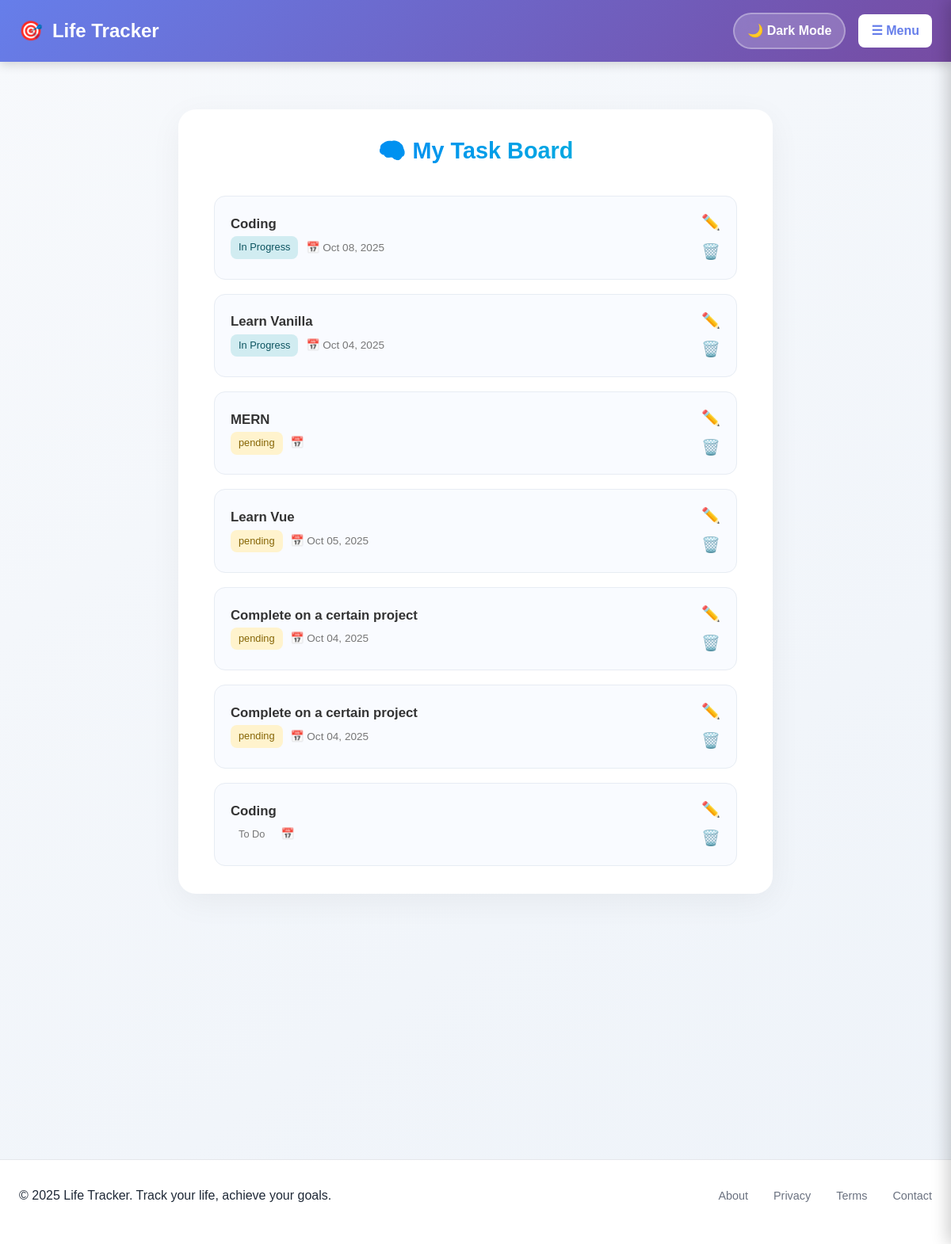
/tasks/, run on the app's committed database.
### tracker/models.py (models this page shows, shortened)
class Task(models.Model):
    STATUS_CHOICES = [
        ('todo', 'To Do'),
        ('in_progress', 'In Progress'),
        ('done', 'Done'),
    ]
    title = models.CharField(max_length=200)
    due_date = models.DateField(null=True, blank=True)
    completed = models.BooleanField(default=False)
    created_at = models.DateTimeField(auto_now_add=True)
    category = models.ForeignKey('Category', on_delete=models.SET_NULL, null=True, blank=True)
    status = models.CharField(max_length=20, choices=STATUS_CHOICES, default='todo')
    order = models.IntegerField(default=0)

### tracker/views.py (the view)
# urls.py: path('tasks/', views.tasks, name='tasks'),
def tasks(request):
    tasks = Task.objects.all().order_by('status','order', 'created_at')
    return render(request, 'task.html' , {'tasks': tasks})

### tracker/templates/task.html (shortened to what this page needs)
{% extends 'base.html' %}
{% block content %}
<div class="tasks-container">
    <h2 class="page-title">🧠 My Task Board</h2>
    {% if tasks %}
        <div class="task-list">
            {% for task in tasks %}
            <div class="task-item">
                <div class="task-info">
                    <h4 class="task-title">{{ task.title }}</h4>
                    <div class="task-meta">
                        <span class="status-tag
                            {% if task.status == 'pending' %}pending
                            {% elif task.status == 'in_progress' %}in-progress
                            {% elif task.status == 'completed' %}completed{% endif %}">
                            {{ task.get_status_display }}
                        </span>
                        <span class="due-date">📅 {{ task.due_date|date:"M d, Y" }}</span>
                    </div>
                </div>
                <div class="task-actions">
                    <a href="{% url 'update_task' task.id %}" class="action-btn edit" title="Edit Task">✏️</a>
                    <a href="{% url 'delete_task' task.id %}" class="action-btn delete" title="Delete Task">🗑️</a>
                </div>
            </div>
            {% endfor %}
        </div>
    {% else %}
        <p class="no-tasks">No tasks yet — add one to get started!</p>
    {% endif %}
</div>
{% endblock %}

### wellness/static/css/wellness.css (style rules this page uses)
* { margin: 0; padding: 0; box-sizing: border-box; }
:root { --primary: #667eea; --primary-dark: #5a67d8; --secondary: #10b981; --accent: #f59e0b; --danger: #ef4444; --background: #f9fafb; --surface: #ffffff; --text-primary: #1f2937; --text-secondary: #6b7280; --border: #e5e7eb; --shadow: rgba(0, 0, 0, 0.1); }
body { font-family: -apple-system, BlinkMacSystemFont, 'Segoe UI', Roboto, 'Helvetica Neue', Arial, sans-serif; background: var(--background); color: var(--text-primary); line-height: 1.6; min-height: 100vh; display: flex; flex-direction: column; }

### tracker/templates/task.html (style rules this page uses)
body { background: linear-gradient(145deg, #f7f9fc, #eef3f9); font-family: "Poppins", sans-serif; }
.tasks-container { max-width: 750px; margin: 60px auto; background: #fff; border-radius: 22px; padding: 35px 45px; box-shadow: 0 10px 40px rgba(0, 0, 0, 0.05); }
.page-title { text-align: center; font-weight: 700; font-size: 1.8rem; background: linear-gradient(90deg, #007bff, #00bcd4); -webkit-background-clip: text; -webkit-text-fill-color: transparent; margin-bottom: 40px; }
.task-list { display: flex; flex-direction: column; gap: 18px; }
.task-item { display: flex; justify-content: space-between; align-items: center; background: #f9fbff; border-radius: 14px; padding: 18px 20px; transition: all 0.3s ease; border: 1px solid #e7ecf3; }
.task-info { flex: 1; margin-right: 15px; }
.task-title { margin: 0; font-size: 1.05rem; font-weight: 600; color: #333; }
.task-meta { font-size: 0.85rem; margin-top: 5px; color: #777; display: flex; gap: 10px; align-items: center; }
.status-tag { padding: 4px 10px; border-radius: 8px; font-weight: 500; font-size: 0.8rem; }
.status-tag.pending { background-color: #fff3cd; color: #856404; }
.status-tag.in-progress { background-color: #d1ecf1; color: #0c5460; }
.task-actions { display: flex; flex-direction: column; gap: 6px; }
.action-btn { font-size: 1.2rem; text-decoration: none; transition: transform 0.2s ease, color 0.2s ease; }
.edit { color: #007bff; }
.delete { color: #dc3545; }

### data on the page
Task: title "Coding", status "In Progress", due_date "Oct 08, 2025"
Task: title "Learn Vanilla", status "In Progress", due_date "Oct 04, 2025"
Task: title "MERN", status "pending"
Task: title "Learn Vue", status "pending", due_date "Oct 05, 2025"
Task: title "Complete on a certain project", status "pending", due_date "Oct 04, 2025"
Task: title "Complete on a certain project", status "pending", due_date "Oct 04, 2025"
Task: title "Coding", status "To Do"
